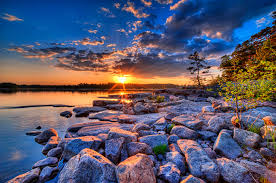
%> input picture W2-Image 2 Gray/P1/image.jpg, 276 x 183 px
$ octave P1.m   (GNU Octave 9; MATLAB toolbox functions it lacks are replaced by stand-ins)
%> lines starting %> are read from the running program, lines starting %| are printed output that depends on the picture; in (x1, y1, x2, y2) boxes, pixels count from 0 and x2, y2 are one past the last pixel; in counts of white or black regions, pixels touching at a corner belong together; the program's own positions count from 1
% loading the images
im1 = imread('image.jpg');
%> im1 is the input picture: size 183x276x3 uint8; mean R, G, B 91.7, 89.6, 109.1
im2 = imread('im2.jpg');
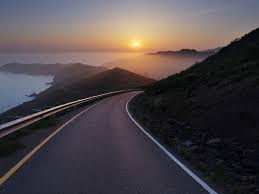
%> input picture W2-Image 2 Gray/P1/im2.jpg, 259 x 194 px
%> im2 is the input picture: size 194x259x3 uint8; mean R, G, B 78.6, 70.7, 73.5
bac = imread('bacteria.bmp');
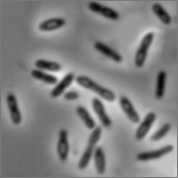
%> input picture W2-Image 2 Gray/P1/bacteria.bmp, 178 x 178 px
%> bac is the input picture: size 178x178 uint8; min 5, max 239, mean 128.5

%example 1
% rotate de image but showing this 1 time
figure(1)
imR = im1(end:-1:1, end:-1:1, :);
subplot(211), imshow(im1)
title('Original image');
subplot(212), imshow(imR, [])
title('Rotated image');

%example 2
% rotate de image but showing this 3 times
figure(2)
imRgr = im1(end:-1:1,end:-1:1);
imshow(imRgr)
title('Gray rotated image 3 times');

%example 3
figure(3)
imN = im1(end:-1:1, end:-1:1, :);
subplot(111),imshow(imN)
imhist(imN)
title('Histogram of image data');
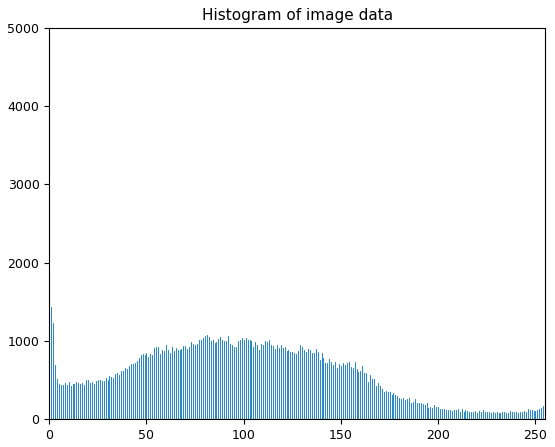
%> figure redrawn from the program's plot data; highest point at x = 0, y = 4447


%example 4
figure(4)
gIm1 = rgb2gray(im1);
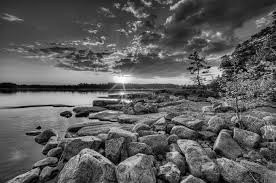
%> gIm1: size 183x276 uint8; min 0, max 253, mean 92.4
im1R = im1(end:-1:1, end:-1:1, :);
%conver to binary image and then use BW
BW = (gIm1 < 100);
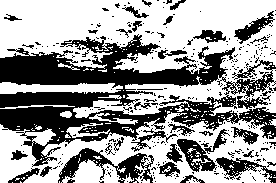
%> BW: size 183x276 logical; 60.3% white; 292 black regions (256 under 20 px), largest, box (x1, y1, x2, y2) and area: (0, 34, 276, 167) 13968, (58, 148, 154, 183) 1256, (177, 129, 230, 172) 753
imshowpair(gIm1,BW,'montage');
title('Gray & Binary image');

%example 5
%conver to binary
figure(5)
BWbac = (bac < 100);
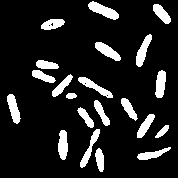
%> BWbac: size 178x178 logical; 12.7% white; 21 white regions, largest, box (x1, y1, x2, y2) and area: (88, 1, 119, 20) 284, (136, 34, 152, 67) 246, (95, 42, 121, 61) 240
imshowpair(bac,BWbac,'montage');
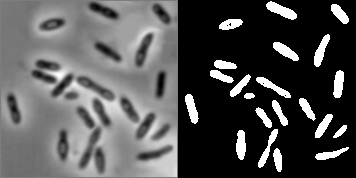
%> displayed picture: size 178x356, on the screen's scale of 0 to 255; min 0, max 255, mean 83.5
title('Origin "bacteria" image & Detected bacterias');

%------------------------------------
% %1)
% imbi = imbinarize(bac);
% imshowpair(bac,imbi,'montage')
%
% %2)
% BW = imbinarize(bac,'adaptive');
% imshowpair(bac,BW,'montage')
%BW = bac(X,map,0.4);
%imshow(X,map), figure, imshow(BW)
%-------------------------------------

%------------------------------------
%Matrix and vectors examples
%A = [1 2 3; 4 5 6; 7 8 10];
%max(A)
%max(max(A))
%a = [1 2 3 4];
%A(end:-1:1, end:-1:1);
%A_binary(A<6)
%------------------------------------

%reduce resolution of an image by taking
%im_in is gray scale image
function im_out = sub_sample(im_in)
    im_out = im_in(1:2:end, 1:2:end);
end
